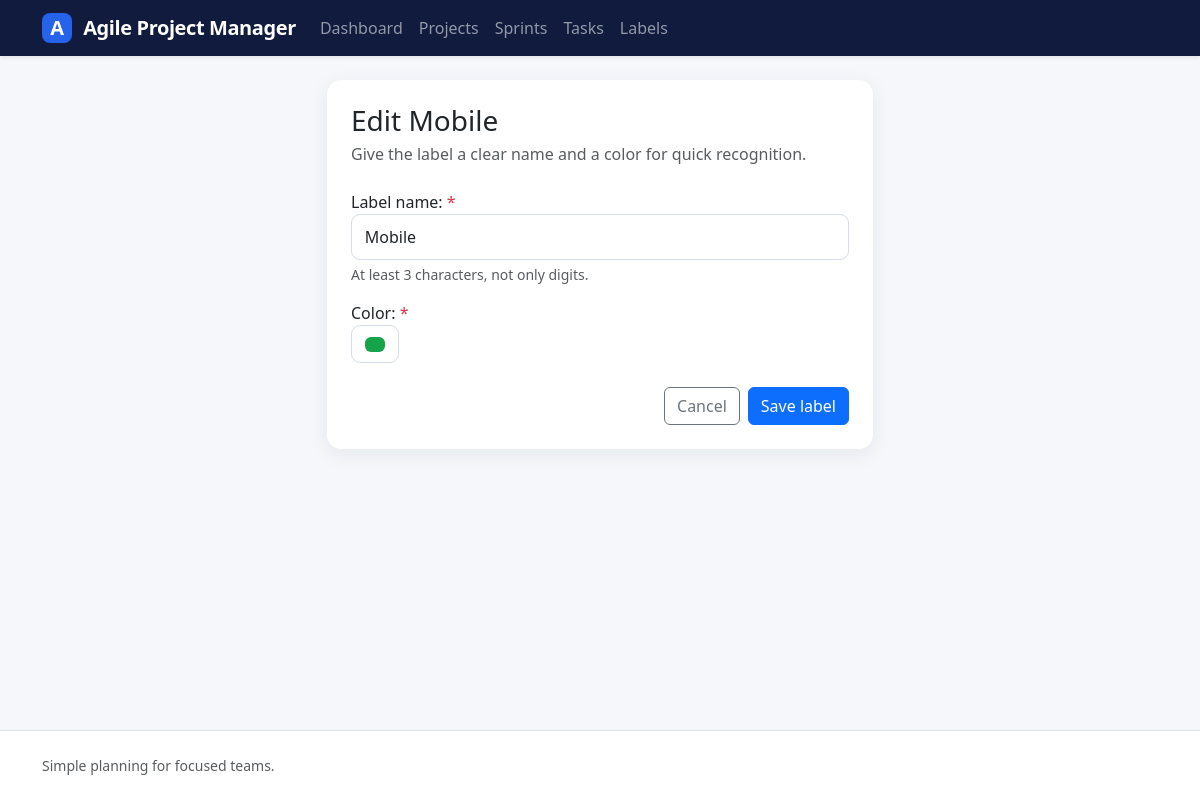
/tasks/labels/7/update/, run on the app's committed database.
### tasks/models.py (models this page shows, shortened)
class Label(models.Model):
    name = models.CharField(
        max_length=100,
        validators=[MinLengthValidator(3)],
    )
    color = models.CharField(max_length=10)

### tasks/views.py (the view)
# urls.py: path('labels/<int:pk>/update/', LabelUpdateView.as_view(), name='label_update'),
class LabelUpdateView(UpdateView):
    model = Label
    template_name = 'labels/label_form.html'
    form_class = LabelForm
    success_url = reverse_lazy('tasks:label_list')

### tasks/forms.py (shortened to what this page needs)
class LabelForm(forms.ModelForm):
    class Meta:
        model = Label
        fields = "__all__"
        labels = {
            "name": "Label name",
        }
        help_texts = {
            "name": "At least 3 characters, not only digits.",
        }
        widgets = {
            "name": forms.TextInput(attrs={"class": "form-control", "placeholder": "Enter a name..."}),
            "color": forms.TextInput(
                attrs={"type": "color", "class": "form-control form-control-color"}
                ),
            }
        error_messages = {
            "name": {
                "required": "Please enter a label name.",
                "max_length": "The name can be at most 100 characters.",
                "min_length": "The name cannot be less than 3 characters.",
            },
            "color": {
                "required": "Please enter a label color.",
            },
        }

### templates/labels/label_form.html (shortened to what this page needs)
{% extends "base.html" %}
{% block content %}
    <div class="row justify-content-center">
        <div class="col-lg-6">
            <div class="card">
                <div class="card-body p-4">
                    <h1 class="h3 mb-1">
                        {% if label %}
                            Edit
                            {{ label.name }}
                        {% else %}
                            Create a label
                        {% endif %}
                    </h1>
                    <p class="text-muted mb-4">
                        Give the label a clear name and a color for quick recognition.
                    </p>
                    <form method="post" novalidate>
                        {% include "partials/_form_fields.html" %}
                        <div class="d-flex justify-content-end gap-2 mt-4">
                            <a class="btn btn-outline-secondary" href="{% url 'tasks:label_list' %}">
                                Cancel
                            </a>
                            <button class="btn btn-primary" type="submit">
                                Save label
                            </button>
                        </div>
                    </form>
                </div>
            </div>
        </div>
    </div>
{% endblock %}

### templates/partials/_form_fields.html (shortened to what this page needs)
{% for field in form %}
    <div class="mb-3">
        {{ field.label_tag }}
        {% if field.field.required %}
            <span class="text-danger" aria-hidden="true">
                *
            </span>
        {% endif %}
        {{ field }}
        {% if field.help_text %}
            <div class="form-text">
                {{ field.help_text }}
            </div>
        {% endif %}
    </div>
{% endfor %}

### static/css/style.css (style rules this page uses)
:root { --navy: #101b3d; --navy-light: #1b2b58; --blue: #2563eb; --page-bg: #f5f7fb; --ink: #172033; }
body { background: var(--page-bg); color: var(--ink); min-height: 100vh; display: flex; flex-direction: column; }
.card, .stat-card { border: 0; border-radius: 14px; box-shadow: 0 5px 20px rgba(16, 27, 61, .07); }
.form-control, .form-select { border-color: #d6dce8; border-radius: 9px; padding: .65rem .8rem; }

### data on the page
Label: name "Mobile", form "Mobile" "#16a34a"

### other printed values
{{ field.label_tag }} "Label name:" "Color:"
{{ field.help_text }} "At least 3 characters, not only digits."
